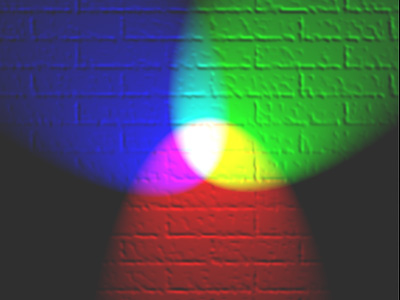
#> input picture images/img-4.jpg, 400 x 300 px, found by its file name
$ python L7.py
#> lines starting #> are read from the running program, lines starting #| are printed output that depends on the picture
#  color spilitting
import cv2 as cv
import numpy as np

img = cv.imread('images/img-4.jpg')
#> img is the input picture: shape (300, 400, 3); mean B, G, R 81.4, 84.6, 74.3
blank = np.zeros(img.shape[:2], dtype='uint8')

cv.imshow("Image original",img)

blue,green,red = cv.split(img)
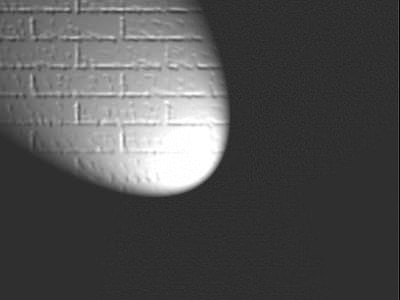
#> blue: shape (300, 400); min 0, max 255, mean 81.4
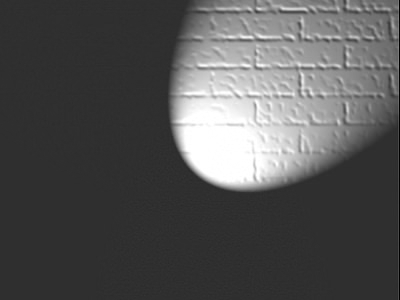
#> green: shape (300, 400); min 0, max 255, mean 84.6
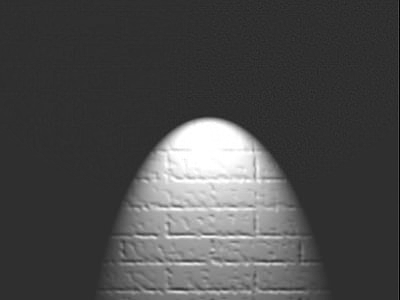
#> red: shape (300, 400); min 0, max 255, mean 74.3
cv.imshow("Red image", red) # ligher parts are where red is max
cv.imshow("blue image", blue) # ligher parts are where blue is max
cv.imshow("green image" , green) # ligher parts are where green is max

blue_img= cv.merge([blue,blank,blank]) # passing blue array for blue
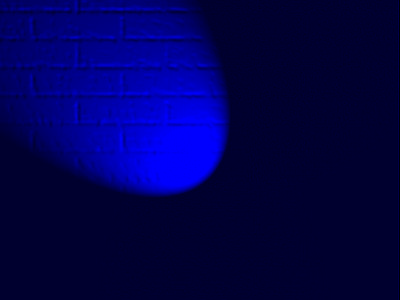
#> blue_img: shape (300, 400, 3); mean of channels 0, 1, 2 81.4, 0, 0; drawn as B, G, R
green_img = cv.merge([blank,green,blank]) # passing green array for blue
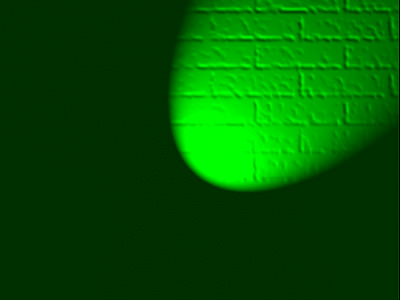
#> green_img: shape (300, 400, 3); mean of channels 0, 1, 2 0, 84.6, 0; drawn as B, G, R
red_img = cv.merge([blank,blank,red]) # passing red array for blue
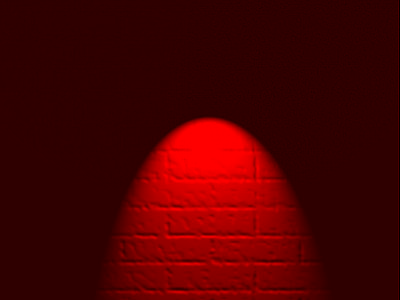
#> red_img: shape (300, 400, 3); mean of channels 0, 1, 2 0, 0, 74.3; drawn as B, G, R

cv.imshow("image red",red_img)
cv.imshow("image blue",blue_img)
cv.imshow("image green",green_img)

cv.waitKey(0)

$ run again, with images/img-1.jpg copied over images/img-4.jpg
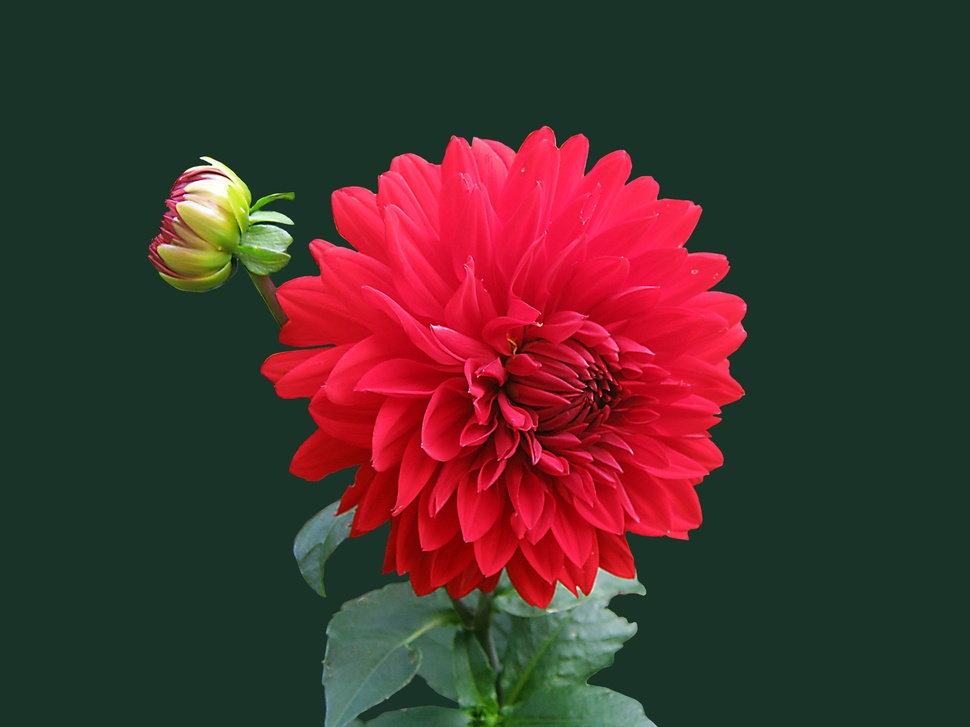
#> input picture images/img-1.jpg, 970 x 727 px, shrunk from 3648 x 2736 before the run, found by its file name
#> img is the input picture: shape (727, 970, 3); mean B, G, R 45.6, 50, 72.6
#> `green_img = cv.merge([blank,green,blank])`:
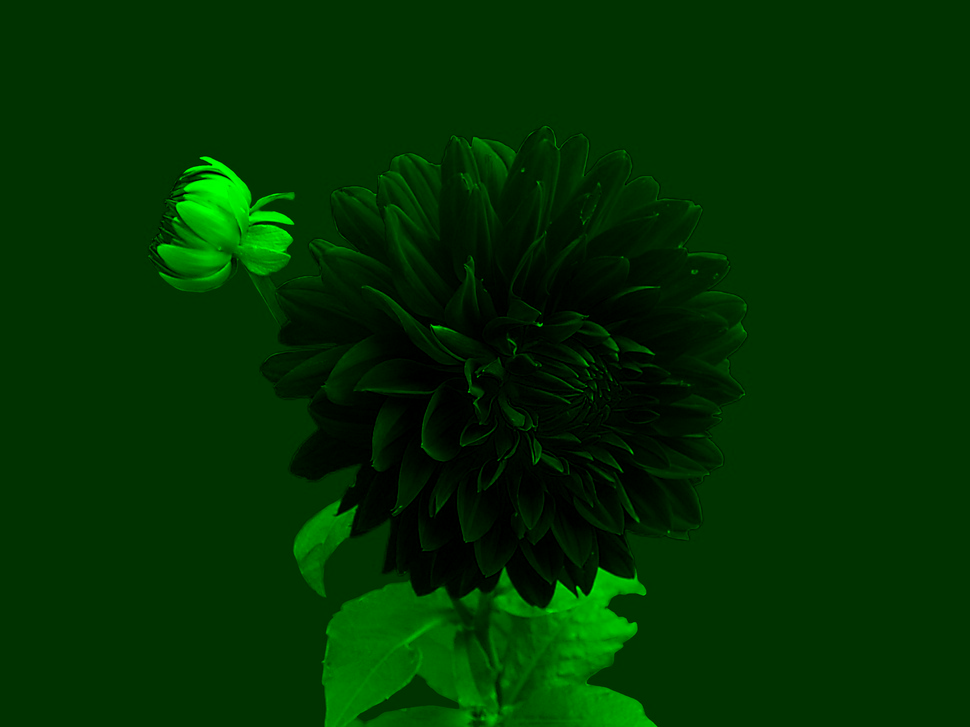
#> green_img: shape (727, 970, 3); mean of channels 0, 1, 2 0, 50, 0; drawn as B, G, R
#> `red_img = cv.merge([blank,blank,red])`:
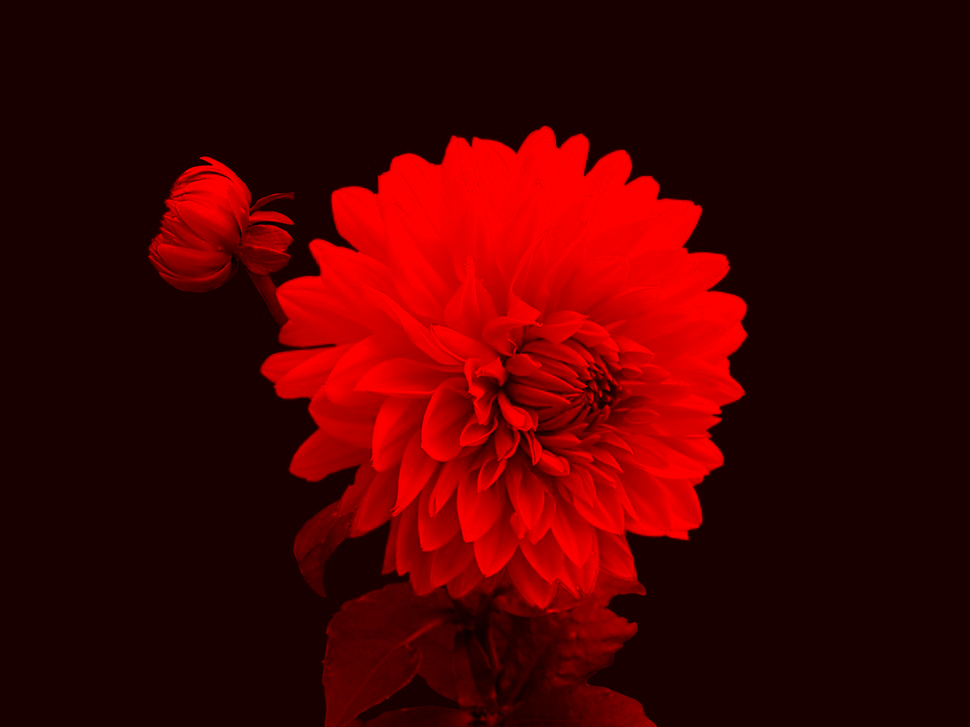
#> red_img: shape (727, 970, 3); mean of channels 0, 1, 2 0, 0, 72.6; drawn as B, G, R

$ run again, with images/img-2.jpeg copied over images/img-4.jpg
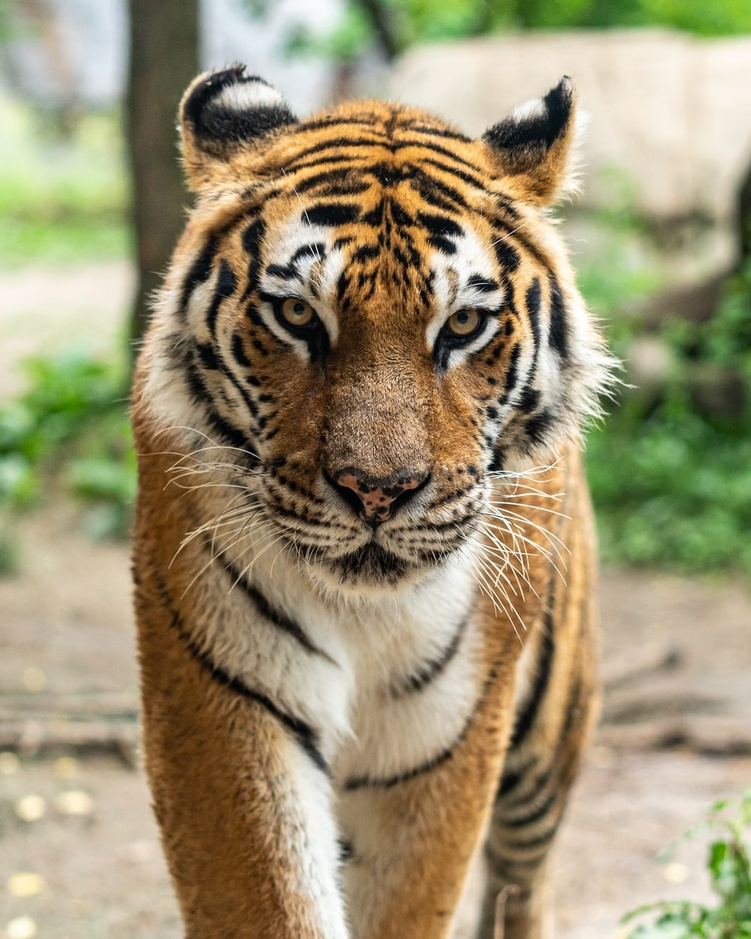
#> input picture images/img-2.jpeg, 751 x 939 px, shrunk from 1000 x 1250 before the run, found by its file name
#> img is the input picture: shape (939, 751, 3); mean B, G, R 114.9, 146.4, 156.1
#> `green_img = cv.merge([blank,green,blank])`:
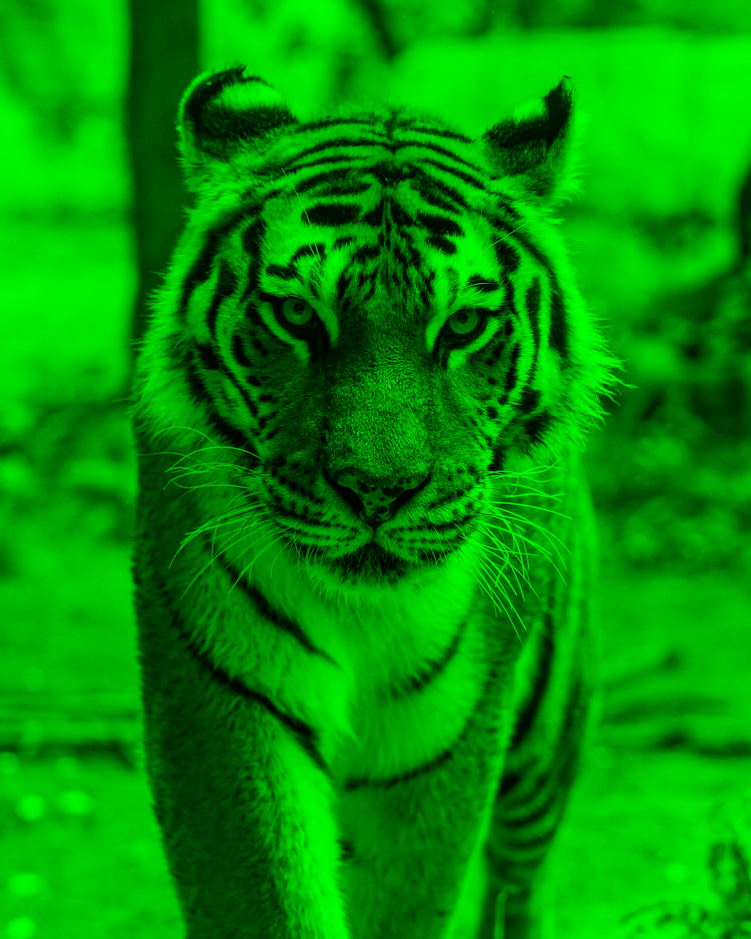
#> green_img: shape (939, 751, 3); mean of channels 0, 1, 2 0, 146.4, 0; drawn as B, G, R
#> `red_img = cv.merge([blank,blank,red])`:
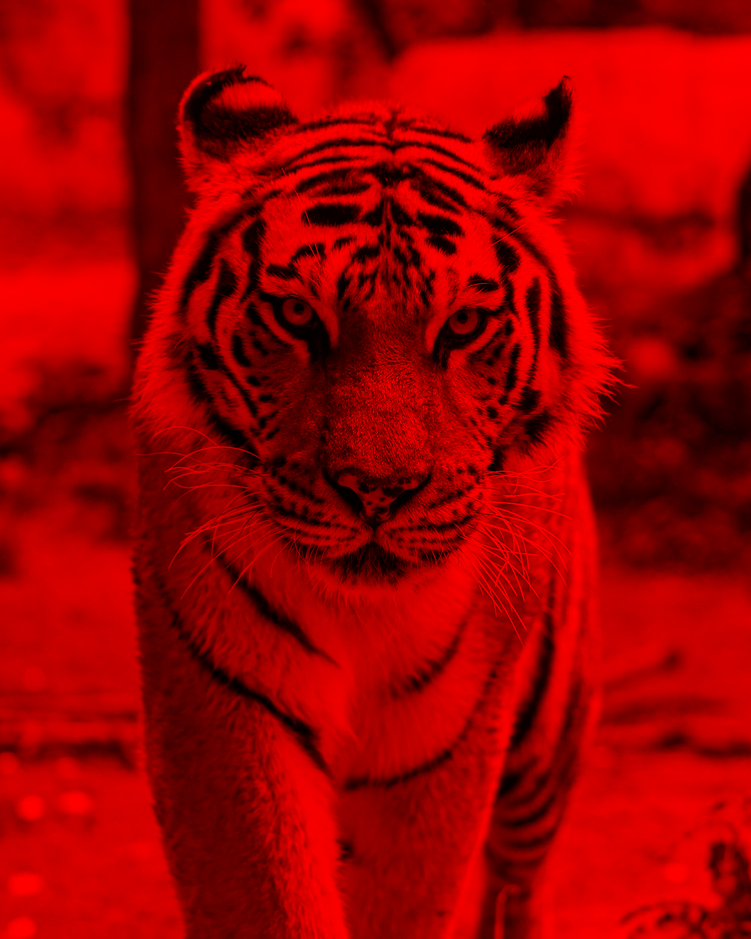
#> red_img: shape (939, 751, 3); mean of channels 0, 1, 2 0, 0, 156.1; drawn as B, G, R
